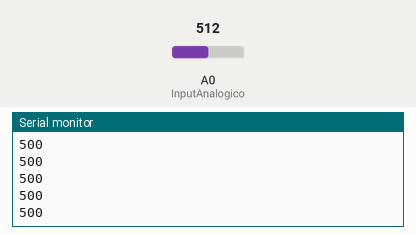
A sketch run on a simulated Arduino Uno, built with avr-gcc and run on an emulated ATmega328P. Shown: the last lines printed to the serial monitor. Inputs (shaded band) come from the test bench; at power-on: A0 (InputAnalogico) = 512.

Above: at 1.2 s.
1.3 s: A0 (InputAnalogico) set to 716
At 1.31 s:
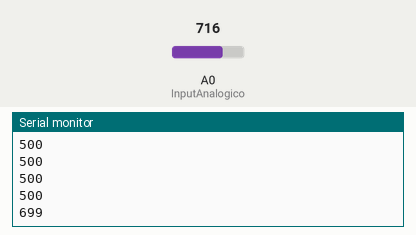
2.8 s: A0 (InputAnalogico) set to 900
At 2.81 s:
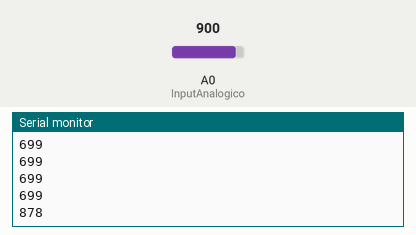
Timing chart, 0 to 5.8 s (numbered marks = the images above; inputs shaded):
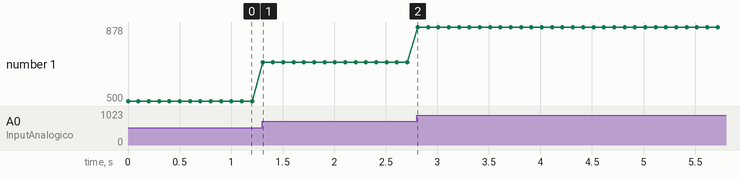

The sketch:

lightsensor.ino
```cpp
#define InputAnalogico A0

void setup(){
   Serial.begin(9600); // Inizializzo la comunicazione a 9600
}

void loop(){
   int luce = analogRead(InputAnalogico); // Inserisco il valore della lettura dell'input analogico sull'intero ValoreSensore
   luce = (5.0* luce * 200.0) / 1024.0;
   Serial.println(luce); // Scrivo sullo schermo il valore del sensore in numeri decimali
   delay(100);
}
```

Measured:
- after the input at 1.3 s, the serial monitor: prints a new line at once (image 1)
- after the input at 2.8 s, the serial monitor: prints a new line at once (image 2)
- plotted number 1: 500 → 699 after the input at 1.3 s, 699 → 878 after the input at 2.8 s
